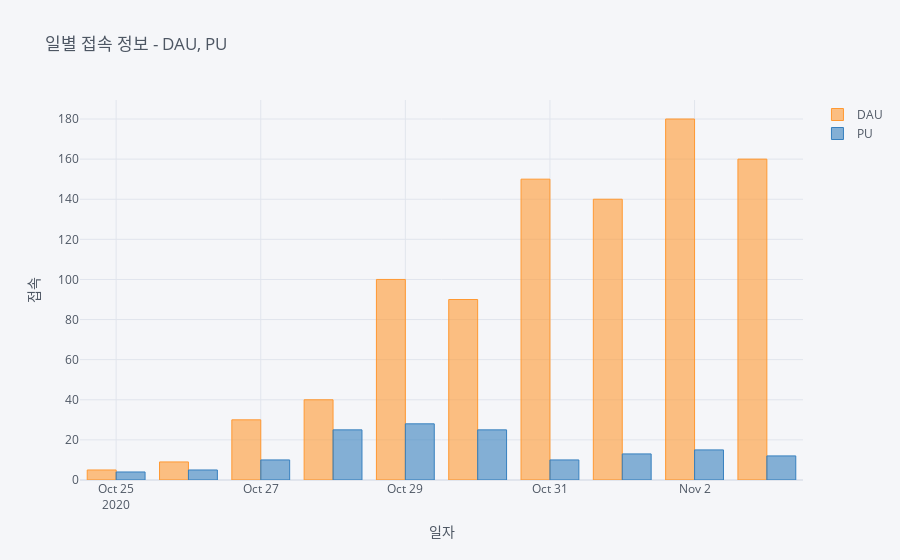

Notebook code for this chart:
### Markdown cell above
```javascript
kine = { chart, scatter, bar, box, spread, ratio, heatmap, surface, histogram, bubble, bubble3d, scatter3d, scattergeo, ohlc, candle, pie, choroplet }
dash = { key: value = { solid, dash, dashdot, dot } }
mode = { key: value = { lines, markers, lines+markers, lines+text, markers+text, lines+markers+text } }  : mode 에 text 혹은 markers 지정이 되었을 때에만 text 혹은 symbol 속성 적용이 가능합니다
symbol = { key: value = { circle, circle-dot, diamond, square } } : mode 지정 시에 심볼을 별도로 명시하는 기능
interpolation = { key: value = { linear, spline, vhv, hvh, vh, hv } } 
```

### Code cell
# DAU, PU - 접속
_kind = 'bar'
_barmode = 'group'
_dash = {'DAU':'solid', 'PU':'solid'}
_mode = {'DAU':'lines+markers+text', 'PU':'lines+markers'}
_symbol = {'DAU':'square', 'PU':'circle'}
_interpolation = {'DAU':'spline', 'PU':'spline'}
_size = 8

users = data.withColumn("datetime", to_date(col('DT'), 'yyyy-MM-dd')).drop("DT", "DR", "ARPU", "ARPPU")
pdUsers = users.toPandas().set_index('datetime')
pdUsers.iplot(kind=_kind, barmode=_barmode, title='일별 접속 정보 - DAU, PU', xTitle='일자', yTitle='접속', fill=True, dash=_dash, mode=_mode, symbol=_symbol, interpolation=_interpolation, size=_size)

### Figure 1 — Plotly figure (JSON) as saved in the notebook; plotly's stock layout.template omitted (floating-point values rounded to 4 significant figures)
{"data": [{"marker": {"color": "rgba(255, 153, 51, 0.6)", "line": {"color": "rgba(255, 153, 51, 1.0)", "width": 1}}, "name": "DAU", "orientation": "v", "text": "", "type": "bar", "x": ["2020-10-25", "2020-10-26", "2020-10-27", "2020-10-28", "2020-10-29", "2020-10-30", "2020-10-31", "2020-11-01", "2020-11-02", "2020-11-03"], "y": [5, 9, 30, 40, 100, 90, 150, 140, 180, 160]}, {"marker": {"color": "rgba(55, 128, 191, 0.6)", "line": {"color": "rgba(55, 128, 191, 1.0)", "width": 1}}, "name": "PU", "orientation": "v", "text": "", "type": "bar", "x": ["2020-10-25", "2020-10-26", "2020-10-27", "2020-10-28", "2020-10-29", "2020-10-30", "2020-10-31", "2020-11-01", "2020-11-02", "2020-11-03"], "y": [4, 5, 10, 25, 28, 25, 10, 13, 15, 12]}], "layout": {"autosize": true, "barmode": "group", "legend": {"bgcolor": "#F5F6F9", "font": {"color": "#4D5663"}}, "paper_bgcolor": "#F5F6F9", "plot_bgcolor": "#F5F6F9", "title": {"font": {"color": "#4D5663"}, "text": "일별 접속 정보 - DAU, PU"}, "xaxis": {"autorange": true, "gridcolor": "#E1E5ED", "range": ["2020-10-24 12:00", "2020-11-03 12:00"], "showgrid": true, "tickfont": {"color": "#4D5663"}, "title": {"font": {"color": "#4D5663"}, "text": "일자"}, "type": "date", "zerolinecolor": "#E1E5ED"}, "yaxis": {"autorange": true, "gridcolor": "#E1E5ED", "range": [0, 189.5], "showgrid": true, "tickfont": {"color": "#4D5663"}, "title": {"font": {"color": "#4D5663"}, "text": "접속"}, "type": "linear", "zerolinecolor": "#E1E5ED"}}}
